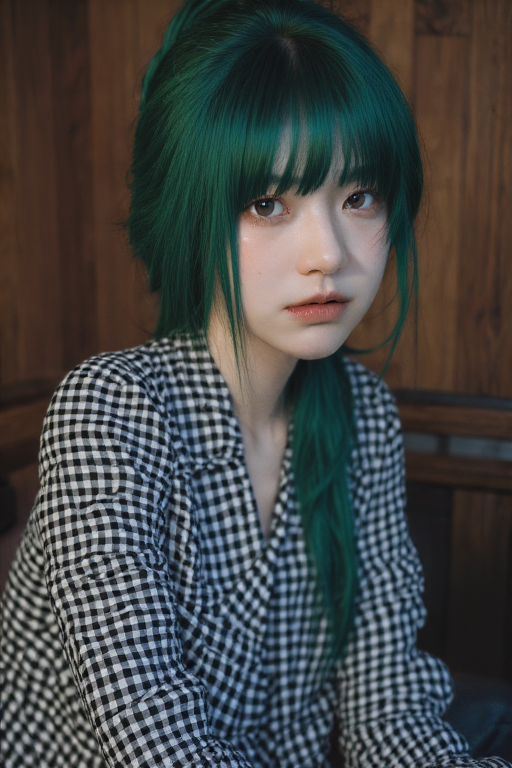
#> input picture girl.png, 512 x 768 px
$ python -i spatial_mask.py   (imports and definitions only)
#> lines starting #> are read from the running program, lines starting #| are printed output that depends on the picture
#> further down, picture is the input picture: PIL image 512x768 RGB; mean R, G, B 67.9, 69.8, 69.3
"""Spatial-mask helpers shared by the demo and repeatable experiments."""

from __future__ import annotations

import numpy as np
from PIL import Image


# [120 lines left out: functions binary_mask, box_mask, subtract_protected_mask, reference_difference_mask, outside_mask_change_metrics, painted_mask, not called in this run]


def prepare_diptych(
    source: Image.Image,
    edit_mask: Image.Image | None = None,
) -> tuple[Image.Image, Image.Image]:
    """Place source on both sides and allow generation only on the right mask."""

    source = source.convert("RGB")
    width, height = source.size
#> width = 512; height = 768
    combined = Image.new("RGB", (width * 2, height))
#> combined: PIL image 1024x768 RGB; every value is 0
    combined.paste(source, (0, 0))
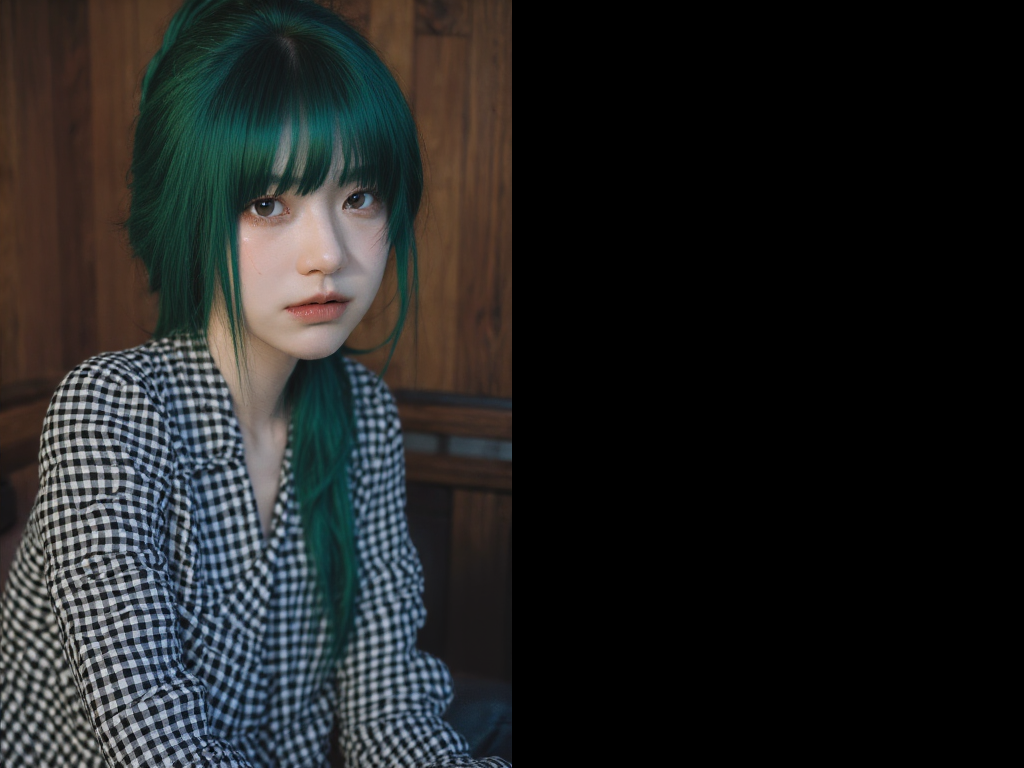
#> combined: PIL image 1024x768 RGB; mean R, G, B 34, 34.9, 34.7
    combined.paste(source, (width, 0))
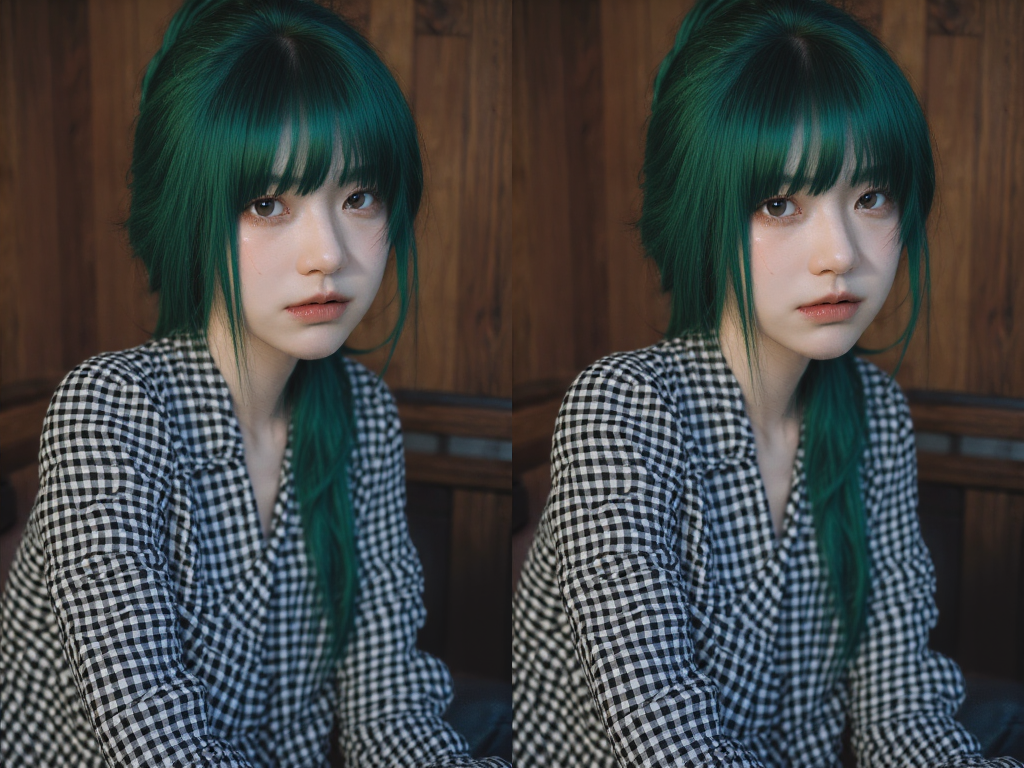
#> combined: PIL image 1024x768 RGB; mean R, G, B 67.9, 69.8, 69.3

    mask_array = np.zeros((height, width * 2), dtype=np.uint8)
    if edit_mask is None:
        mask_array[:, width:] = 255
    else:
        resized = binary_mask(edit_mask, (width, height))
        mask_array[:, width:] = np.asarray(resized, dtype=np.uint8)
    return combined, Image.fromarray(mask_array, mode="L")


# [11 lines left out: function composite_spatial_result, not called in this run]

>>> from PIL import Image
>>> picture = Image.open('../girl.png')
>>> result = prepare_diptych(picture)
